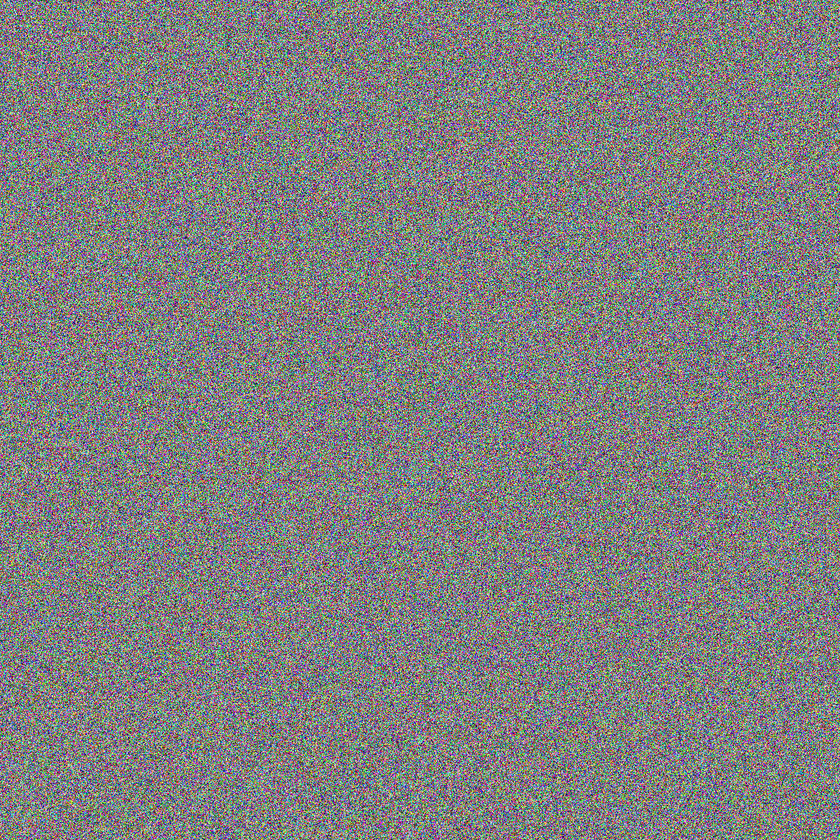
%> input picture Encrypted_Images/1024_LM_encrypted.png, 840 x 840 px, shrunk from 1024 x 1024 before the run
$ octave Correlation_Analysis.m   (GNU Octave 9; MATLAB toolbox functions it lacks are replaced by stand-ins)
%> lines starting %> are read from the running program, lines starting %| are printed output that depends on the picture
clc

% Read the image
image = imread("1024_LM_encrypted.png");
%> image is the input picture: size 840x840x3 uint8; mean R, G, B 127.6, 127.5, 127.5
R = double(image(:, :, 1)); % Red
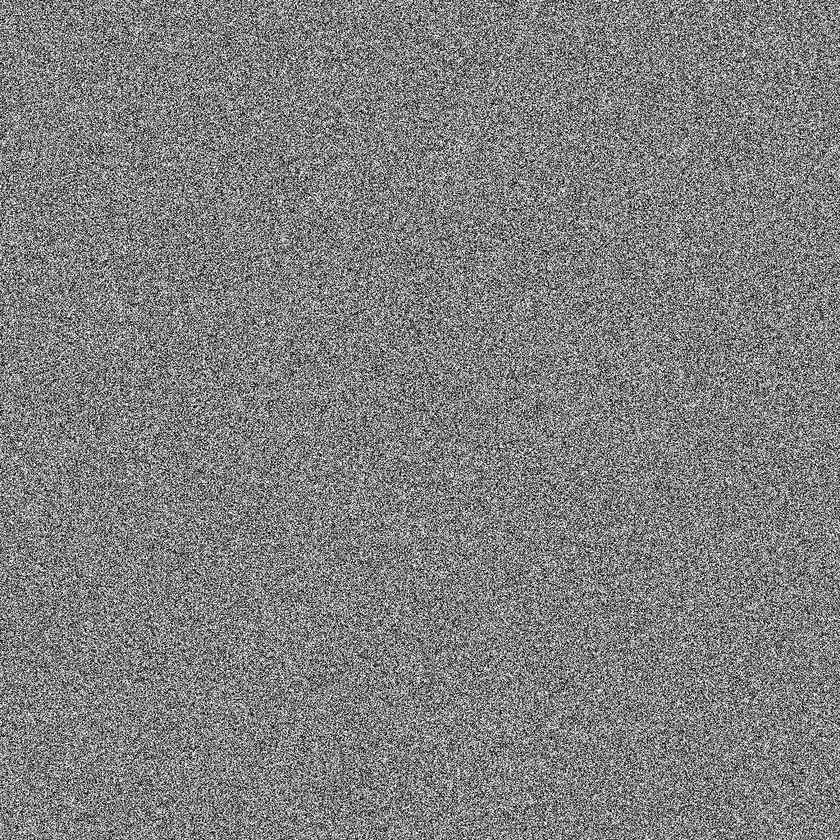
%> R: size 840x840 double; min 0, max 255, mean 127.6
G = double(image(:, :, 2)); % Green
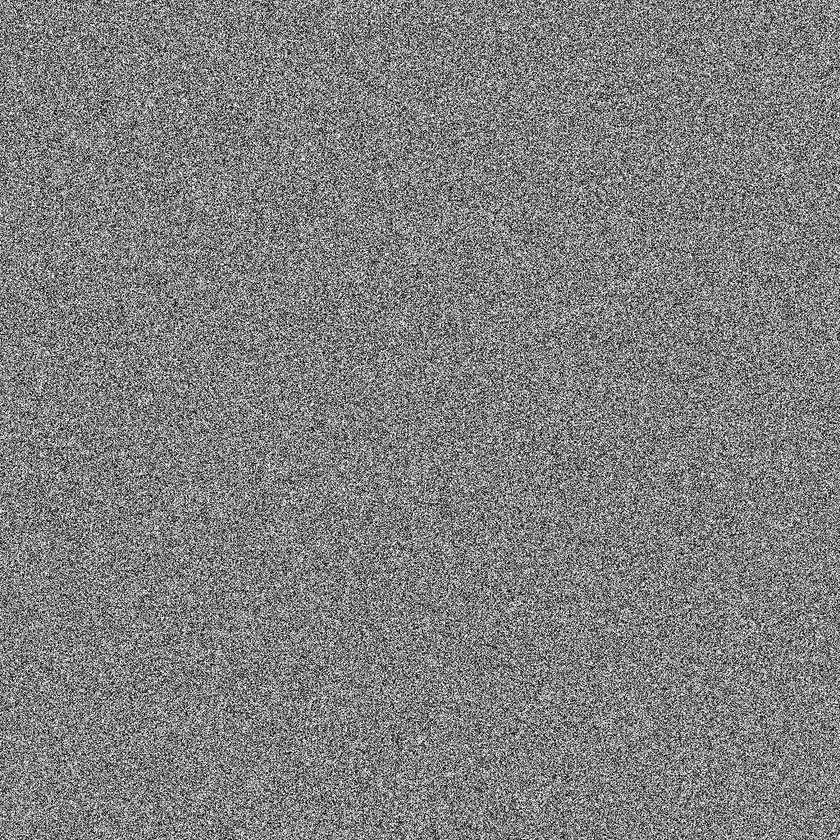
%> G: size 840x840 double; min 0, max 255, mean 127.5
B = double(image(:, :, 3)); % Blue

% Correlation coefficients for each channel horizontally, vertically, and diagonally
C_Horizontal_R = Correlation(R, 1, 0);
%> in Correlation, `cov_XY = mean((channel(:) - mean(channel(:))) .* (shiftedChannel(:) - ..`: cov_XY = 322.7
%> in Correlation, `var_X = var(channel(:));`: var_X = 2883.2
%> in Correlation, `corr = cov_XY / sqrt(var_X * var_Y);`: corr = 0.112
%> C_Horizontal_R = 0.112
C_Vertical_R = Correlation(R, 0, 1);
%> C_Vertical_R = 0.113
C_Diagonal_R = Correlation(R, 1, 1);
%> C_Diagonal_R = 0.0116

C_Horizontal_G = Correlation(G, 1, 0);
%> C_Horizontal_G = 0.112
C_Vertical_G = Correlation(G, 0, 1);
%> C_Vertical_G = 0.11
C_Diagonal_G = Correlation(G, 1, 1);
%> call 6 of Correlation, with offsetX = 1, offsetY = 1
%> in Correlation (call 6), `shiftedChannel = circshift(channel, [offsetX, offsetY]);`:
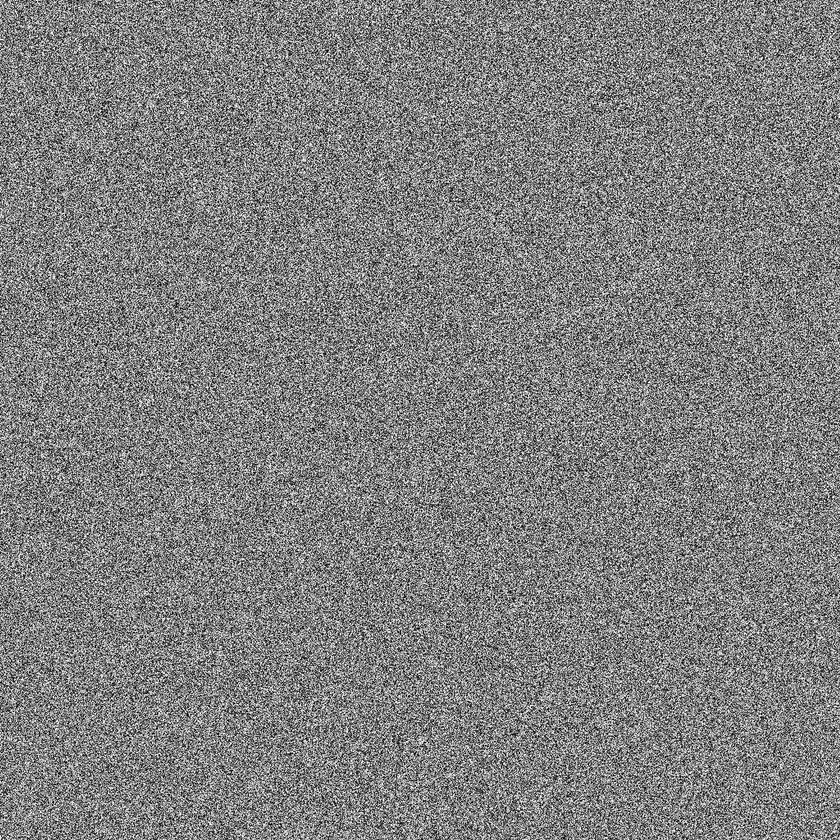
%> shiftedChannel: size 840x840 double; min 0, max 255, mean 127.5; mean of the top-left, top-right, bottom-left and bottom-right quarters 127.5, 127.6, 127.5, 127.5
%> in Correlation (call 6), `cov_XY = mean((channel(:) - mean(channel(:))) .* (shiftedChannel(:) - ..`: cov_XY = 33.36
%> in Correlation (call 6), `corr = cov_XY / sqrt(var_X * var_Y);`: corr = 0.0116
%> C_Diagonal_G = 0.0116

C_Horizontal_B = Correlation(B, 1, 0);
%> call 7 of Correlation, with offsetX = 1, offsetY = 0
%> in Correlation (call 7), `shiftedChannel = circshift(channel, [offsetX, offsetY]);`:
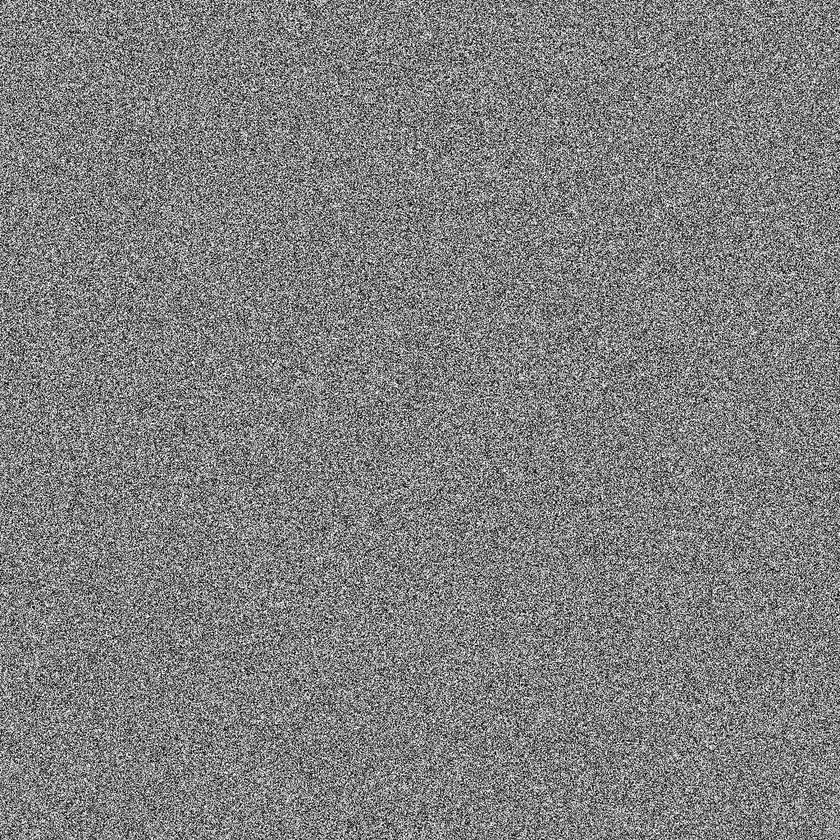
%> shiftedChannel: size 840x840 double; min 0, max 255, mean 127.5; mean of the top-left, top-right, bottom-left and bottom-right quarters 127.5, 127.6, 127.5, 127.4
%> in Correlation (call 7), `cov_XY = mean((channel(:) - mean(channel(:))) .* (shiftedChannel(:) - ..`: cov_XY = 318.3
%> in Correlation (call 7), `var_X = var(channel(:));`: var_X = 2884.5
%> in Correlation (call 7), `corr = cov_XY / sqrt(var_X * var_Y);`: corr = 0.11
%> C_Horizontal_B = 0.11
C_Vertical_B = Correlation(B, 0, 1);
%> call 8 of Correlation, with offsetX = 0, offsetY = 1
%> in Correlation (call 8), `shiftedChannel = circshift(channel, [offsetX, offsetY]);`:
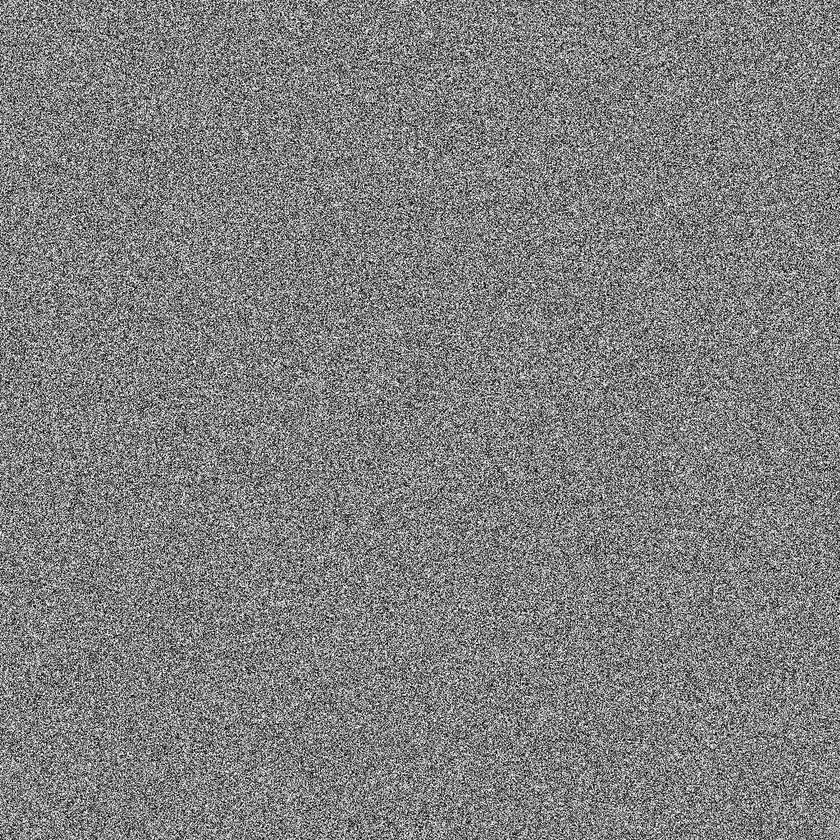
%> shiftedChannel: size 840x840 double; min 0, max 255, mean 127.5; mean of the top-left, top-right, bottom-left and bottom-right quarters 127.5, 127.7, 127.5, 127.4
%> in Correlation (call 8), `cov_XY = mean((channel(:) - mean(channel(:))) .* (shiftedChannel(:) - ..`: cov_XY = 328.4
%> in Correlation (call 8), `corr = cov_XY / sqrt(var_X * var_Y);`: corr = 0.114
%> C_Vertical_B = 0.114
C_Diagonal_B = Correlation(B, 1, 1);
%> in Correlation (call 9), `shiftedChannel = circshift(channel, [offsetX, offsetY]);`:
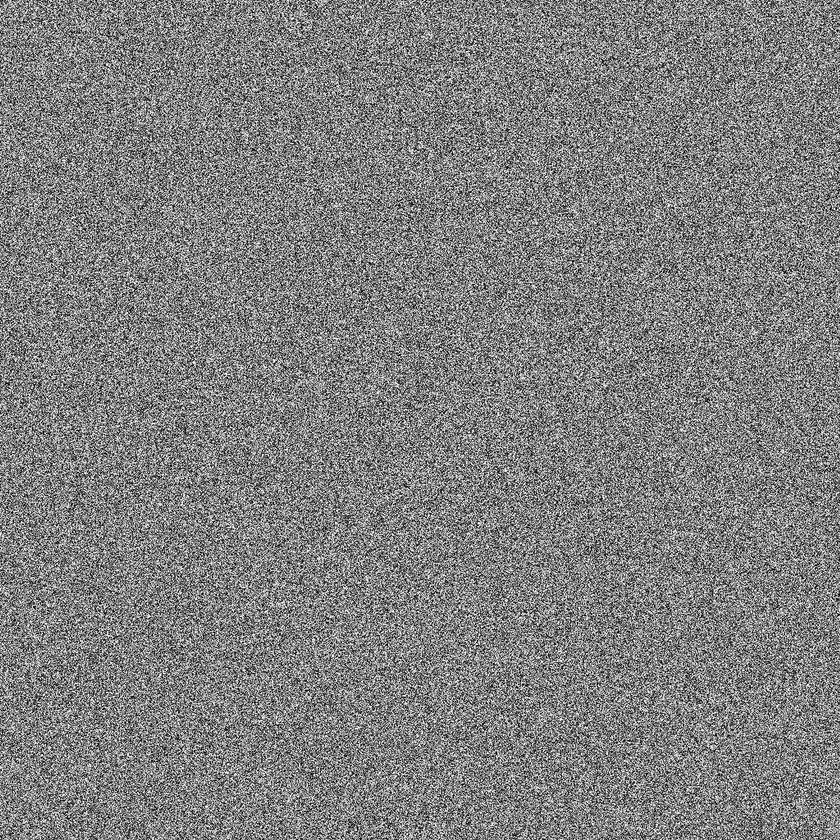
%> shiftedChannel: size 840x840 double; min 0, max 255, mean 127.5; mean of the top-left, top-right, bottom-left and bottom-right quarters 127.5, 127.6, 127.5, 127.4
%> in Correlation (call 9), `cov_XY = mean((channel(:) - mean(channel(:))) .* (shiftedChannel(:) - ..`: cov_XY = 37.51
%> in Correlation (call 9), `corr = cov_XY / sqrt(var_X * var_Y);`: corr = 0.013
%> C_Diagonal_B = 0.013

% Display correlation coefficients for each channel
fprintf('Red Channel:\n');
fprintf('  %.4f\n', C_Horizontal_R);
%|   0.1119
fprintf('  %.4f\n', C_Vertical_R);
%|   0.1127
fprintf('  %.4f\n', C_Diagonal_R);
%|   0.0116
fprintf('Green Channel:\n');
fprintf('   %.4f\n', C_Horizontal_G);
%|    0.1120
fprintf('   %.4f\n', C_Vertical_G);
%|    0.1097
fprintf('   %.4f\n', C_Diagonal_G);
%|    0.0116
fprintf('Blue Channel:\n');
fprintf('   %.4f\n', C_Horizontal_B);
%|    0.1103
fprintf('   %.4f\n', C_Vertical_B);
%|    0.1138
fprintf('   %.4f\n', C_Diagonal_B);
%|    0.0130

% Function to calculate correlation coefficient
function corr = Correlation(channel, offsetX, offsetY)
    shiftedChannel = circshift(channel, [offsetX, offsetY]);
    cov_XY = mean((channel(:) - mean(channel(:))) .* (shiftedChannel(:) - mean(shiftedChannel(:))));
    var_X = var(channel(:));
    var_Y = var(shiftedChannel(:));
    corr = cov_XY / sqrt(var_X * var_Y);
end

$ run again, with Encrypted_Images/128_LM_encrypted.png copied over Encrypted_Images/1024_LM_encrypted.png
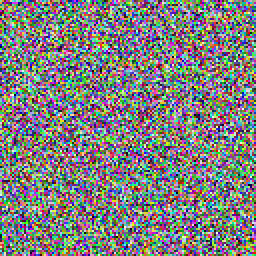
%> input picture Encrypted_Images/128_LM_encrypted.png, 128 x 128 px (shown 2 times larger)
%> image is the input picture: size 128x128x3 uint8; mean R, G, B 127.3, 127.3, 127.3
%> cov_XY = -57.61
%> var_X = 5437.9
%> corr = -0.0106
%> C_Vertical_R = -0.0169
%> C_Diagonal_R = 0.00608
%> C_Horizontal_G = 0.0204
%> C_Vertical_G = 0.0122
%> C_Diagonal_G = 0.0224
%> C_Horizontal_B = 0.00872
%> in Correlation (call 8), `shiftedChannel = circshift(channel, [offsetX, offsetY]);`:
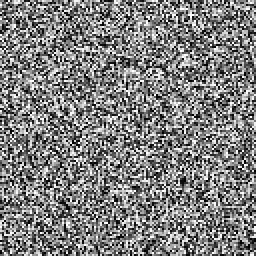
%> shiftedChannel: size 128x128 double (shown 2 times larger); min 0, max 255, mean 127.3; mean of the top-left, top-right, bottom-left and bottom-right quarters 128.6, 128.1, 125.8, 126.6
%> cov_XY = -21.46
%> corr = -0.00391
%> in Correlation (call 9), `shiftedChannel = circshift(channel, [offsetX, offsetY]);`:
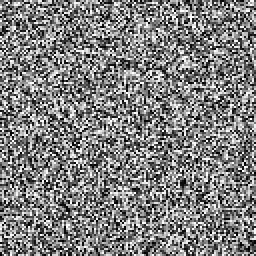
%> shiftedChannel: size 128x128 double (shown 2 times larger); min 0, max 255, mean 127.3; mean of the top-left, top-right, bottom-left and bottom-right quarters 128.3, 127.4, 126, 127.4
%> cov_XY = 16.3
%> corr = 0.00297
%|   -0.0106
%|   -0.0169
%|   0.0061
%|    0.0204
%|    0.0122
%|    0.0224
%|    0.0087
%|    -0.0039
%|    0.0030

$ run again, with Encrypted_Images/256_LM_encrypted.png copied over Encrypted_Images/1024_LM_encrypted.png
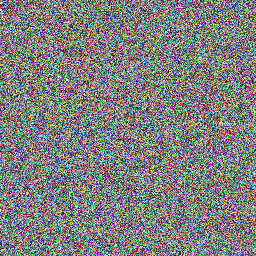
%> input picture Encrypted_Images/256_LM_encrypted.png, 256 x 256 px
%> image is the input picture: size 256x256x3 uint8; mean R, G, B 127.4, 127.4, 127.5
%> cov_XY = -37.03
%> var_X = 5466.8
%> corr = -0.00677
%> C_Vertical_R = 0.0083
%> C_Diagonal_R = -0.005
%> C_Horizontal_G = -0.000374
%> C_Vertical_G = 0.0015
%> C_Diagonal_G = -0.00136
%> C_Horizontal_B = 0.00548
%> in Correlation (call 8), `shiftedChannel = circshift(channel, [offsetX, offsetY]);`:
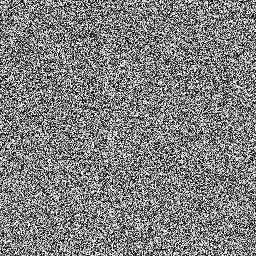
%> shiftedChannel: size 256x256 double; min 0, max 255, mean 127.5; mean of the top-left, top-right, bottom-left and bottom-right quarters 125.6, 127, 129.7, 127.9
%> cov_XY = -18.68
%> corr = -0.00343
%> in Correlation (call 9), `shiftedChannel = circshift(channel, [offsetX, offsetY]);`:
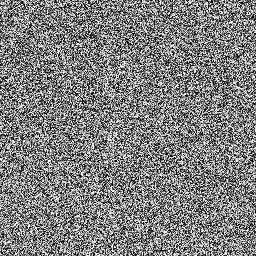
%> shiftedChannel: size 256x256 double; min 0, max 255, mean 127.5; mean of the top-left, top-right, bottom-left and bottom-right quarters 125.6, 126.9, 129.6, 128
%> cov_XY = -16.37
%> corr = -0.00301
%|   -0.0068
%|   0.0083
%|   -0.0050
%|    -0.0004
%|    0.0015
%|    -0.0014
%|    0.0055
%|    -0.0034
%|    -0.0030

$ run again, with Encrypted_Images/512_LM_encrypted.png copied over Encrypted_Images/1024_LM_encrypted.png
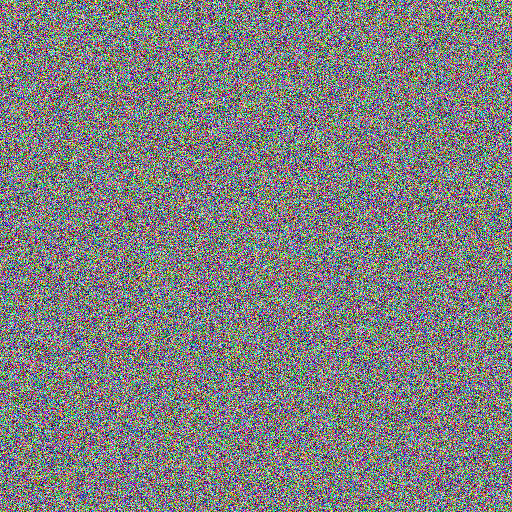
%> input picture Encrypted_Images/512_LM_encrypted.png, 512 x 512 px
%> image is the input picture: size 512x512x3 uint8; mean R, G, B 127.2, 127.5, 127.3
%> cov_XY = 3.13
%> var_X = 5460.2
%> corr = 0.000573
%> C_Vertical_R = -0.000927
%> C_Diagonal_R = -0.000918
%> C_Horizontal_G = 0.000472
%> C_Vertical_G = 0.00144
%> C_Diagonal_G = 0.00148
%> C_Horizontal_B = 0.00208
%> in Correlation (call 8), `shiftedChannel = circshift(channel, [offsetX, offsetY]);`:
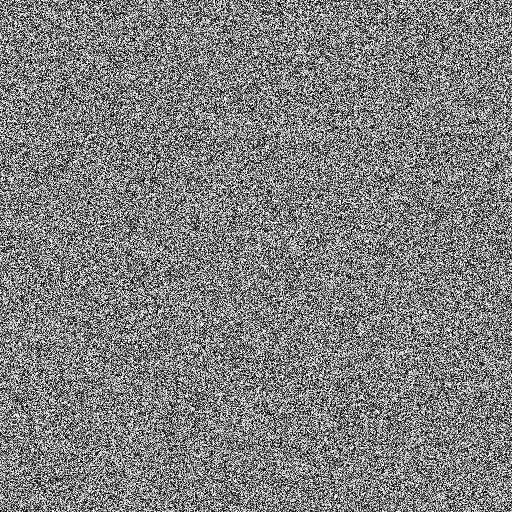
%> shiftedChannel: size 512x512 double; min 0, max 255, mean 127.3; mean of the top-left, top-right, bottom-left and bottom-right quarters 127.1, 127.3, 127.6, 127.3
%> cov_XY = 8.73
%> corr = 0.00159
%> in Correlation (call 9), `shiftedChannel = circshift(channel, [offsetX, offsetY]);`:
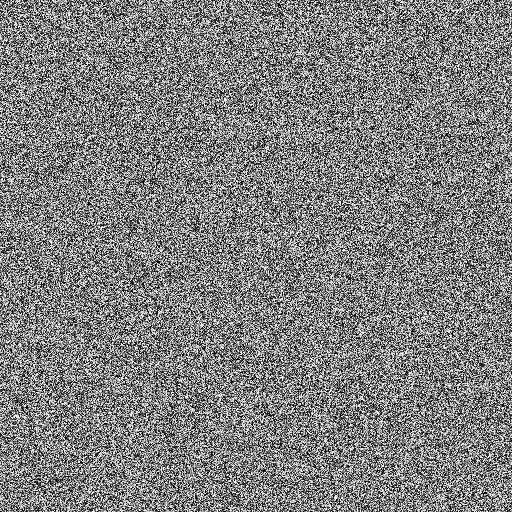
%> shiftedChannel: size 512x512 double; min 0, max 255, mean 127.3; mean of the top-left, top-right, bottom-left and bottom-right quarters 127.1, 127.3, 127.6, 127.4
%> cov_XY = 18.75
%> corr = 0.00343
%|   0.0006
%|   -0.0009
%|   -0.0009
%|    0.0005
%|    0.0014
%|    0.0015
%|    0.0021
%|    0.0016
%|    0.0034
